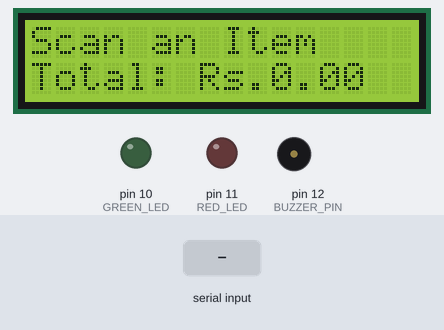
Recording of a sketch running on a simulated Arduino Nano, built with avr-gcc and run on an emulated ATmega328P. Shown: 16×2 character LCD, output pins drawn as LEDs (lit = HIGH), buzzer (waves = sounding, pin HIGH). The inputs (shaded band) are chosen by the test bench. What the sketch prints to the serial monitor is not drawn.

Above: at 3.3 s.
3.4 s: "120043A1B2C3\n" received over the second serial link
At 4.5 s:
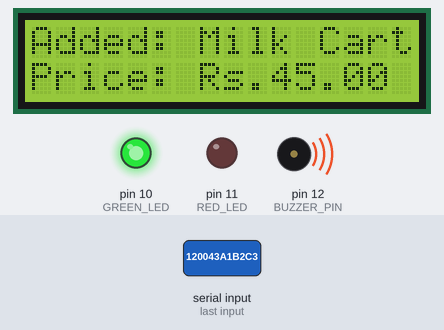
6.4 s: "120054F6D7E8\n" received over the second serial link
At 6.7 s:
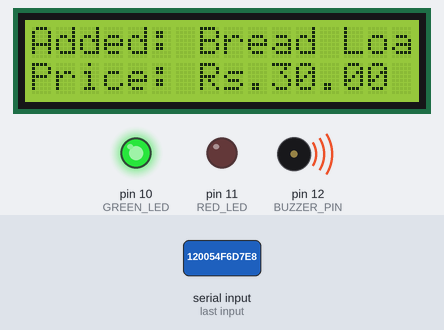
9.4 s: "120087B3C4A5\n" received over the second serial link
At 10.1 s:
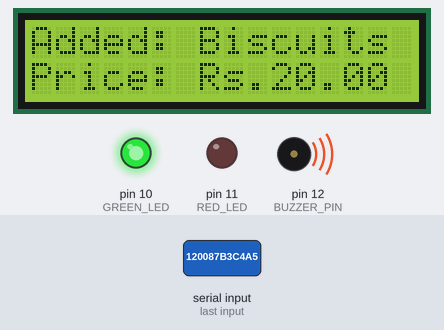
Timing chart, 0 to 12.4 s (numbered marks = the images above; inputs shaded):
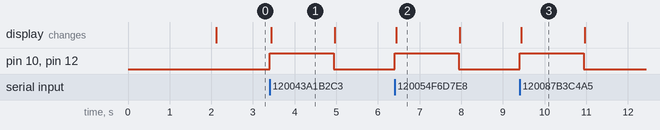

Measured:
- after the input at 3.4 s, pin 10 (GREEN_LED), pin 12 (BUZZER_PIN): LOW → HIGH at once, → LOW 1.5 s later; the display: changes at once (image 1)
- after the input at 6.4 s, pin 10 (GREEN_LED), pin 12 (BUZZER_PIN): LOW → HIGH at once, → LOW 1.5 s later; the display: changes at once (image 2)
- after the input at 9.4 s, pin 10 (GREEN_LED), pin 12 (BUZZER_PIN): LOW → HIGH at once, → LOW 1.5 s later; the display: changes at once (image 3)
- what the display in image 1 shows lasts 1.6 s, from 3.4 s to 5.0 s

The sketch:

main.ino
```cpp
/*
 * Project: Smart Shopping Trolley using RFID & Arduino Nano
 * Author: Pooja Saraswat & Team
 * Description: Scans item RFID tags, tracks running totals, and provides visual/audio feedback.
 */

#include <Wire.h>
#include <LiquidCrystal_I2C.h>
#include <SoftwareSerial.h>

// PIN CONFIGURATION
#define RX_PIN 2          // Connect to EM18 Tx pin
#define TX_PIN 3          // Not used, but required by SoftwareSerial
#define BUZZER_PIN 12     // Piezo Buzzer Pin
#define GREEN_LED 10      // Scan Success Indicator
#define RED_LED 11        // Scan Error Indicator

// Initialize Hardware Modules
LiquidCrystal_I2C lcd(0x27, 16, 2); // Change address to 0x3F if 0x27 doesn't work
SoftwareSerial rfidSerial(RX_PIN, TX_PIN);

// Global State Variables
float totalBill = 0.0;
int totalItems = 0;
String rfidTagString = "";

void setup() {
  // Initialize Serial Monitors
  Serial.begin(9600);
  rfidSerial.begin(9600);

  // Initialize Hardware Interface Pins
  pinMode(BUZZER_PIN, OUTPUT);
  pinMode(GREEN_LED, OUTPUT);
  pinMode(RED_LED, OUTPUT);

  // Ensure components start in safe off-states
  digitalWrite(BUZZER_PIN, LOW);
  digitalWrite(GREEN_LED, LOW);
  digitalWrite(RED_LED, LOW);

  // Initialize LCD Panel and print Welcome Splash Screen
  lcd.init();
  lcd.backlight();
  lcd.setCursor(0, 0);
  lcd.print(" SMART TROLLEY ");
  lcd.setCursor(0, 1);
  lcd.print(" INITIALIZING...");
  delay(2000);
  updateDisplay("Scan an Item", totalBill);
}

void loop() {
  // Read incoming bytes from EM18 Module if an RFID tag enters the field
  if (rfidSerial.available() > 0) {
    char incomingChar = rfidSerial.read();

    // Build the 12-character unique RFID string code
    if (incomingChar != '\n' && incomingChar != '\r' && rfidTagString.length() < 12) {
      rfidTagString += incomingChar;
    }

    // Once the exact 12-character string tag is processed, evaluate the item data
    if (rfidTagString.length() == 12) {
      Serial.print("Scanned Tag: ");
      Serial.println(rfidTagString);

      processScannedTag(rfidTagString);
      rfidTagString = ""; // Clear string container for the next read loop
    }
  }
}

// Function to cross-reference scanned tags against store inventory arrays
void processScannedTag(String tag) {

  // NOTE: Replace these placeholder strings with your actual 12-digit RFID Tag IDs!
  if (tag == "120043A1B2C3") {
    handleValidScan("Milk Carton", 45.00);
  }
  else if (tag == "120054F6D7E8") {
    handleValidScan("Bread Loaf", 30.00);
  }
  else if (tag == "120087B3C4A5") {
    handleValidScan("Biscuits", 20.00);
  }
  else {
    // If an unregistered tag passes through the frame
    handleInvalidScan();
  }
}

// Logic routine executed upon matching a valid item profile
void handleValidScan(String itemName, float price) {
  totalBill += price;
  totalItems++;

  // Success Alert triggers: Short high chirp + Green flash
  digitalWrite(GREEN_LED, HIGH);
  digitalWrite(BUZZER_PIN, HIGH);

  lcd.clear();
  lcd.setCursor(0, 0);
  lcd.print("Added: " + itemName);
  lcd.setCursor(0, 1);
  lcd.print("Price: Rs." + String(price, 2));

  delay(1500); // Hold message to allow read visibility

  digitalWrite(GREEN_LED, LOW);
  digitalWrite(BUZZER_PIN, LOW);

  updateDisplay("Items: " + String(totalItems), totalBill);
}

// Security logic routine for unexpected or mismatched tag profiles
void handleInvalidScan() {
  // Error Alert triggers: Long continuous tone + Red light flash
  digitalWrite(RED_LED, HIGH);
  digitalWrite(BUZZER_PIN, HIGH);

  lcd.clear();
  lcd.setCursor(0, 0);
  lcd.print("⚠️ UNKNOWN ITEM ⚠️");
  lcd.setCursor(0, 1);
  lcd.print(" SCAN FAILED! ");

  delay(2000);

  digitalWrite(RED_LED, LOW);
  digitalWrite(BUZZER_PIN, LOW);

  updateDisplay("Items: " + String(totalItems), totalBill);
}

// Auxiliary display refresh block
void updateDisplay(String headerText, float runningTotal) {
  lcd.clear();
  lcd.setCursor(0, 0);
  lcd.print(headerText);
  lcd.setCursor(0, 1);
  lcd.print("Total: Rs." + String(runningTotal, 2));
}
```
